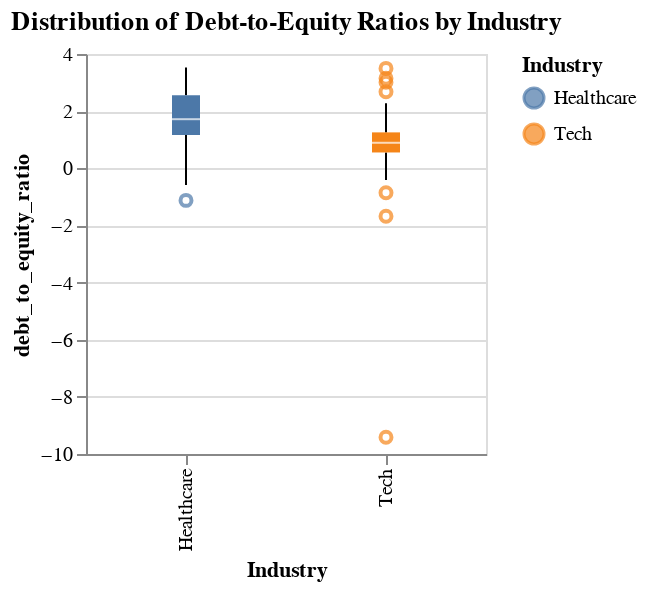

The notebook cell this image was saved under:
### Code cell
box_plot = alt.Chart(industry_means).mark_boxplot().encode(
    x='Industry:N',
    y='debt_to_equity_ratio:Q',
    color='Industry:N'
).properties(
    title='Distribution of Debt-to-Equity Ratios by Industry',
    width=200,
    height=200
)

box_plot.display()
